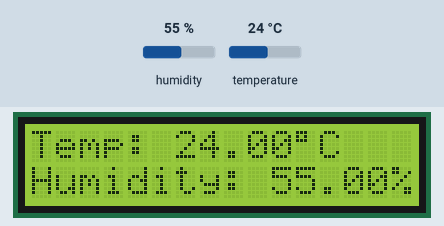
A sketch run on a simulated Arduino Uno, built with avr-gcc and run on an emulated ATmega328P. On the bench: 16×2 character LCD. Inputs (shaded band) come from the test bench; at power-on: humidity 55 %, temperature 24 °C. What the sketch prints to the serial monitor is not drawn.

Above: at 1.2 s.
1.3 s: humidity set to 22 %
At 2.9 s:
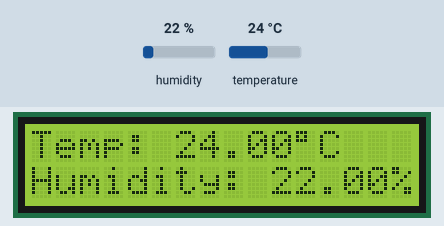
4.0 s: temperature set to 12 °C
At 5.5 s:
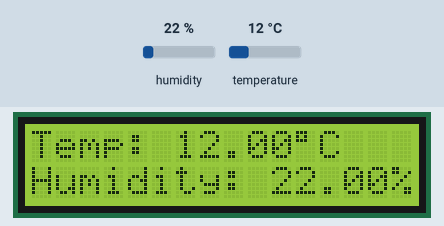
6.7 s: humidity set to 40 %
At 9.4 s:
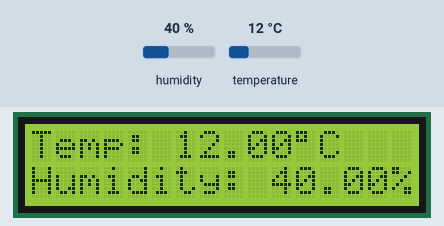
9.7 s: temperature set to 19 °C
At 10.9 s:
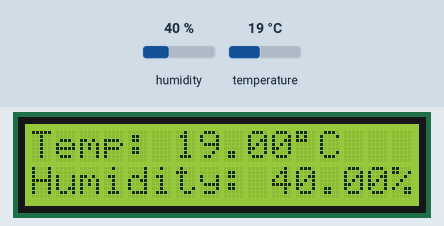
Timing chart, 0 to 12.7 s (numbered marks = the images above; inputs shaded):
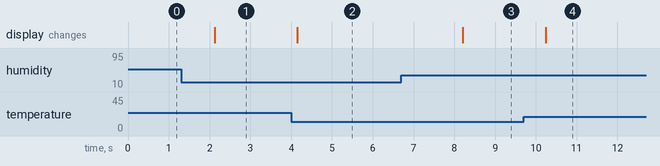

Measured:
- after the input at 1.3 s, the display: changes after 0.82 s (image 1)
- after the input at 4.0 s, the display: changes after 0.15 s (image 2)
- after the input at 6.7 s, the display: changes after 1.5 s (image 3)
- after the input at 9.7 s, the display: changes after 0.54 s (image 4)

The sketch:

4_temperature_and_humidity.ino
```cpp
/*  https://www.youtube.com/watch?v=UY92TPZ4GqQ
 *
 */
#include <dht.h>
#include <LiquidCrystal.h>
#define DHT11_PIN 7
const int rs = A0, en = A1, d4 = A2, d5 = A3, d6 = A4, d7 = A5;
LiquidCrystal lcd(rs, en, d4, d5, d6, d7);
dht DHT;

String data;
char b[50];

void setup(){
  lcd.begin(16, 2);
   Serial.begin(9600);
}

void loop()
{
  int chk = DHT.read11(DHT11_PIN);
  lcd.setCursor(0,0);
  lcd.print("Temp: ");
  lcd.print(DHT.temperature);
  lcd.print((char)223);
  lcd.print("C");
  lcd.setCursor(0,1);
  lcd.print("Humidity: ");
  lcd.print(DHT.humidity);
  lcd.print("%");
  Serial.println("Temp: ");
  Serial.println(DHT.temperature);
 // Serial.println((char)223);
  Serial.println("C");
  float h=(DHT.humidity);
  float t=(DHT.temperature);
  Serial.println("Humidity: ");
  Serial.println(DHT.humidity);
  Serial.println("%");
   Serial.println(h);
    Serial.println(t);


  delay(2000);
}
```
